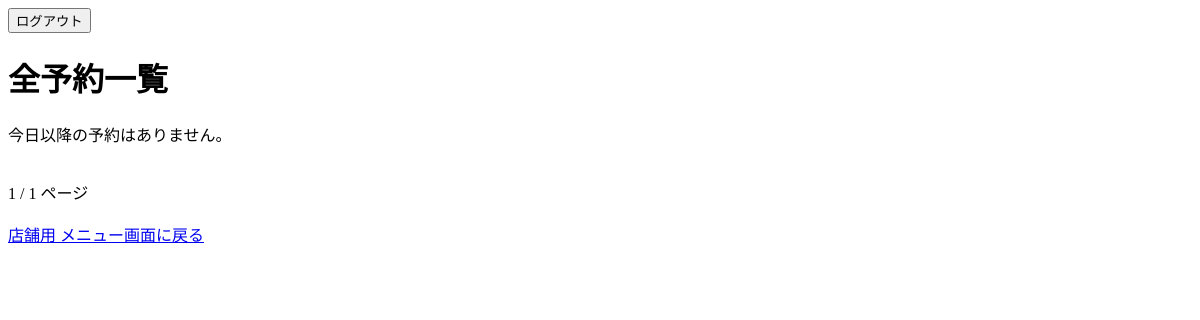
/menu_shop/list/ (signed in), run on an earlier commit of the app's database.
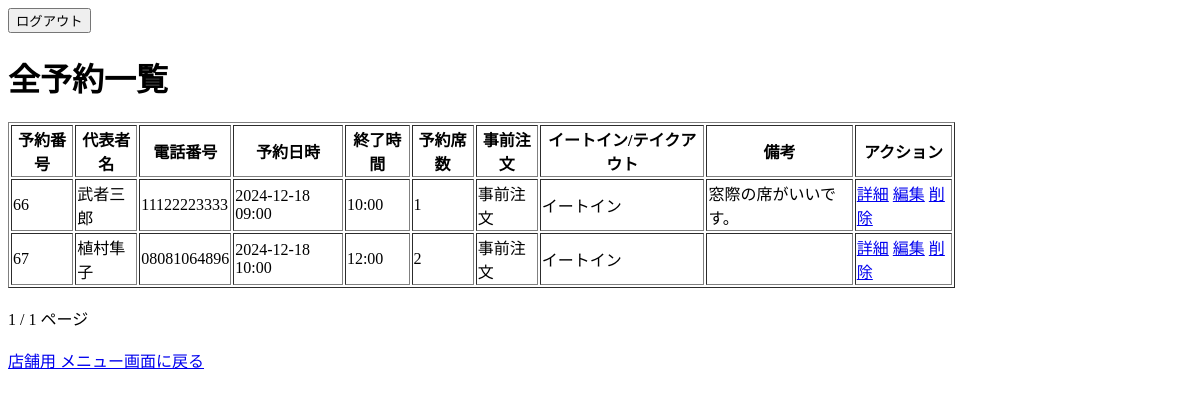
And on a later commit of the database.
### reservations/models.py (models this page shows, shortened)
class Reservation(models.Model):
    customer_name = models.CharField(max_length=60, verbose_name="代表者名")
    phone_number = models.CharField(max_length=15, verbose_name="お電話番号")
    hour = models.PositiveIntegerField(verbose_name="ご利用時間")
    start = models.DateTimeField(verbose_name="開始時間")
    end = models.DateTimeField(verbose_name="終了時間", null=True, blank=True)
    seat_count = models.PositiveIntegerField(verbose_name="予約席数", default=1)
    remark = models.TextField(max_length=200, verbose_name="備考欄", null=True, blank=True)
    RESERVATION_IS_PREORDER = ((1, '事前注文'), (2, 'お店で注文'))
    is_preorder = models.IntegerField(choices=RESERVATION_IS_PREORDER, verbose_name="事前注文の有無")
    RESERVATION_IS_EATIN = ((1, 'イートイン'), (2, 'テイクアウト'))
    is_eatin = models.IntegerField(choices=RESERVATION_IS_EATIN, verbose_name="イートイン/テイクアウト")
    menu_items = models.ManyToManyField(Items, through='ReservationItem', verbose_name="注文メニュー")

### reservations/views.py (the view)
# urls.py: path('menu_shop/list/', views.AllReservationsListView.as_view(), name="menu_shop_list"),
class AllReservationsListView(LoginRequiredMixin, ListView):
    model = Reservation
    template_name = 'reservations/all_reservations_list.html'  # 使用するテンプレート
    context_object_name = 'reservations'  # テンプレートで使用するオブジェクト名
    paginate_by = 10
    def get_queryset(self):
        one_hour_ago = now() - timedelta(hours=2)  # 現在時刻から2時間前
        return Reservation.objects.filter(start__gte=one_hour_ago).order_by('start')

### reservations/templates/reservations/all_reservations_list.html (shortened to what this page needs)
{% extends 'base.html' %}
{% block content %}
<h1>全予約一覧</h1>
{% if reservations %}
    <table border="1" style="width: 80%;">
        <thead>
            <tr>
                <th>予約番号</th>
                <th>代表者名</th>
                <th>電話番号</th>
                <th>予約日時</th>
                <th>終了時間</th>
                <th>予約席数</th>
                <th>事前注文</th>
                <th>イートイン/テイクアウト</th>
                <th>備考</th>
                <th>アクション</th>
            </tr>
        </thead>
        <tbody>
            {% for reservation in reservations %}
                <tr>
                    <td>{{ reservation.id }}</td>
                    <td>{{ reservation.customer_name }}</td>
                    <td>{{ reservation.phone_number }}</td>
                    <td>{{ reservation.start|date:"Y-m-d H:i" }}</td>
                    <td>{{ reservation.end|date:"H:i" }}</td>
                    <td>{{ reservation.seat_count }}</td>
                    <td>{{ reservation.get_is_preorder_display }}</td>
                    <td>{{ reservation.get_is_eatin_display }}</td>
                    <td>{{ reservation.remark }}</td>
                    <td>
                        <a href="{% url 'menu_shop_detail' pk=reservation.pk %}">詳細</a>
                        <a href="{% url 'reservation_edit' pk=reservation.pk %}">編集</a>
                        <a href="{% url 'reservation_delete' pk=reservation.pk %}">削除</a>
                    </td>
                </tr>
            {% endfor %}
        </tbody>
    </table>
{% else %}
    <p>今日以降の予約はありません。</p>
{% endif %}
<br>
{{ page_obj.number }} / {{page_obj.paginator.num_pages}} ページ <br>
<br>
<a href="{% url 'menu_shop' %}">店舗用 メニュー画面に戻る</a>
{% endblock %}

What changed in the data, as far as the page shows it:
added Reservation: id "66", customer_name "武者三郎", phone_number "11122223333", start "2024-12-18 09:00", end "10:00", seat_count "1", is_preorder "事前注文", is_eatin "イートイン", remark "窓際の席がいいです。"
added Reservation: id "67", customer_name "植村隼子", phone_number "08081064896", start "2024-12-18 10:00", end "12:00", seat_count "2", is_preorder "事前注文", is_eatin "イートイン"
Also different on the page:
text no longer shown: "今日以降の予約はありません。"
text now shown: "予約番号 代表者名 電話番号 予約日時 終了時間 予約席数 事前注文 イートイン/テイクアウト 備考 アクション"
